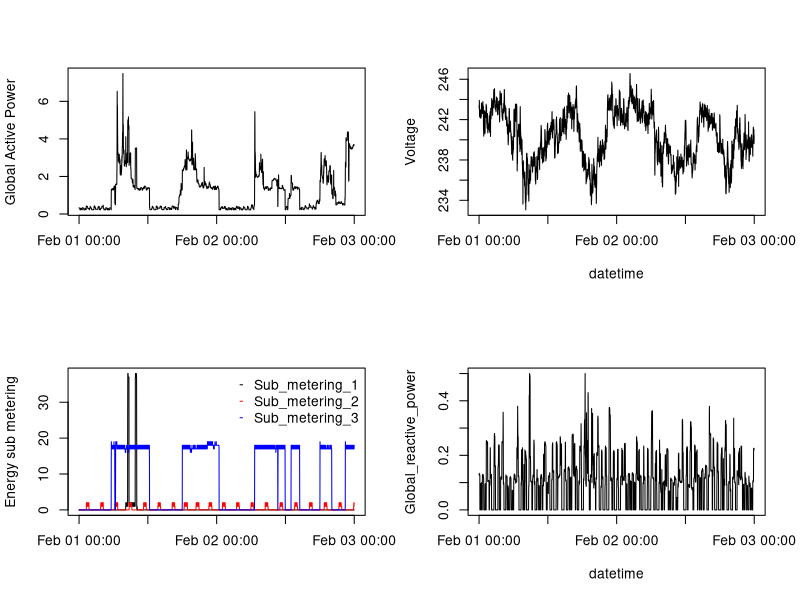

Here is the R script that generated this plot:
Sys.setlocale("LC_TIME", "English")
da<-read.table("household_power_consumption_clean.txt", header=TRUE) ##read data
c<-as.Date(da$Date, format='%d.%m.%Y')
datetime<-as.POSIXct(paste(da$Date, da$Time), format='%d.%m.%Y %H:%M:%S')
png(filename = 'plot4.png', width = 480, height = 480, units = 'px')
par(mfrow=c(2,2))
plot(datetime, da$Global_active_power, type="l", xlab="", ylab="Global Active Power")
plot(datetime, da$Voltage, type="l",ylab="Voltage")
plot(datetime, da$Sub_metering_1, type="l", col="black",xlab="", ylab="Energy sub metering")
lines(datetime, da$Sub_metering_2, col="red")
lines(datetime, da$Sub_metering_3, col="blue")
legend("topright", pch="-", col=c("black","red","blue"), legend=c("Sub_metering_1","Sub_metering_2","Sub_metering_3"),bty = "n")
#legend("topright", pch="-", col=c("black","red","blue"), legend=c("Sub_metering_1","Sub_metering_2","Sub_metering_3"),bty = "n")
plot(datetime, da$Global_reactive_power, type="l", ylab="Global_reactive_power")
dev.off()
